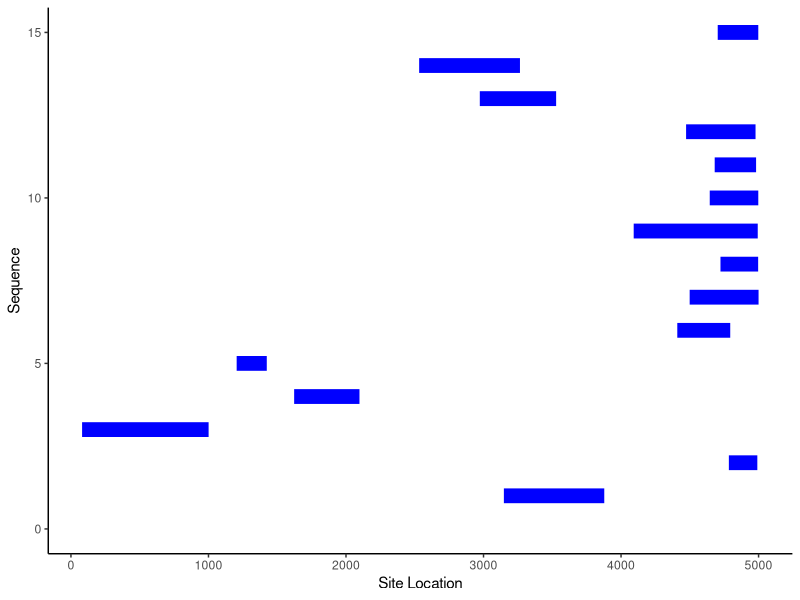
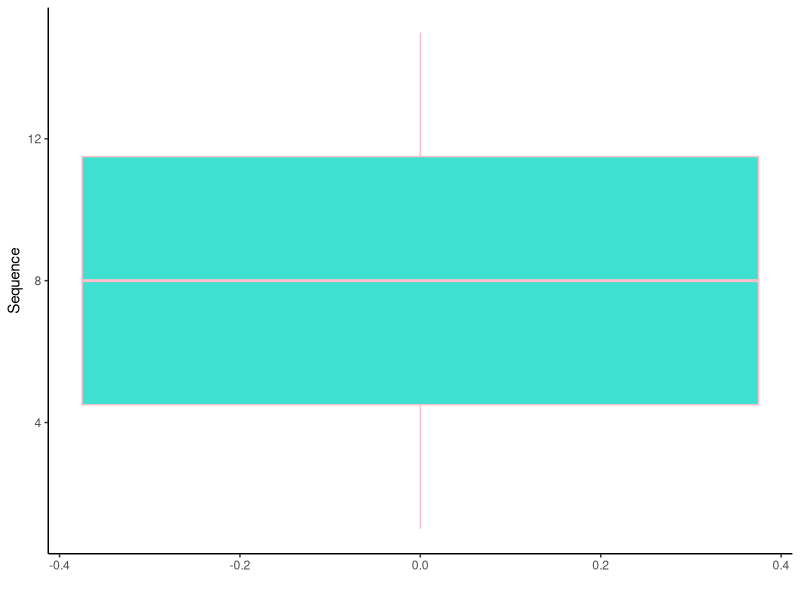
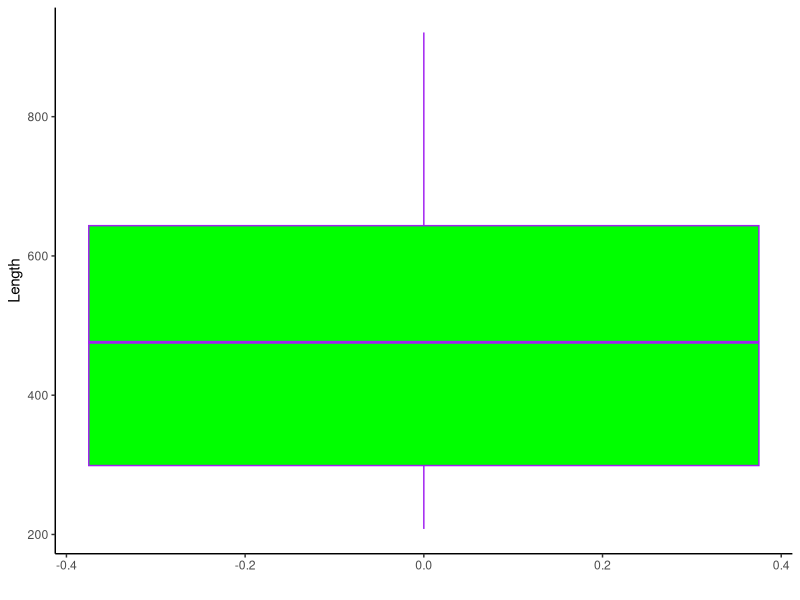
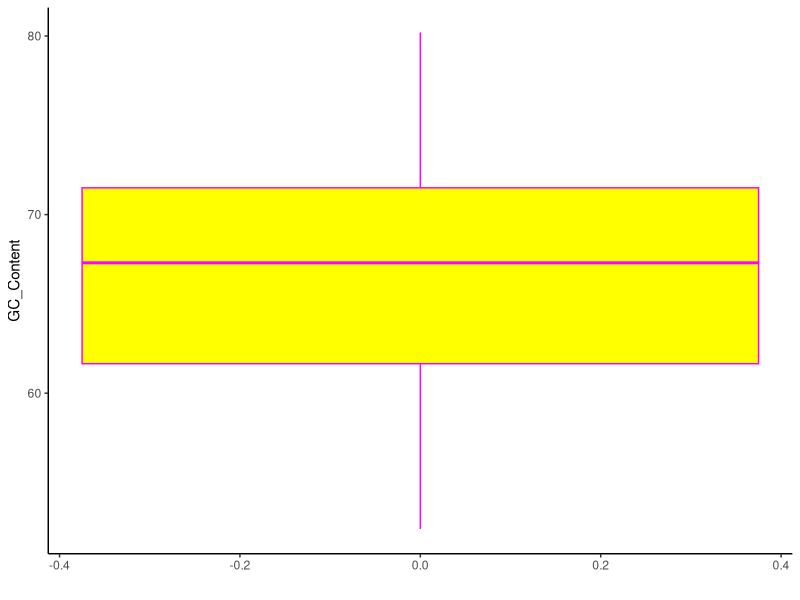

Source code (R) for these figures, in order:
# this is code for you
library(ggplot2)
library(dplyr)
# check working directory!
# read in your data set as a csv
# this is an example data set you need to create your own spread sheet from the 
# student data sheet and load that in instead!


dat <- read.csv("student_data_sheet.csv")


head(dat)






# first figure cpg island map 
# this is tricky to figure out so here is the bare bones code go ahead and modify it make it look nice for your data
# this 'maps' the location for each sequence


# first identify data
ggplot(data = dat)+
  
  # next we want to make a segment from the start to the end with the 
  #sequence number being the y axis
  geom_segment(aes(x = start_site, y = Sequence, xend = end_site, yend = Sequence), color = "blue", linewidth=5)+
  # just make a nice theme 
  

  theme_classic()+
  # change x axis label
  xlab("Site Location")+
  ylim(0,15) 


# you should add axis labels change colors etc
# save plot and add to word document with caption and 
# bullet point take away


# Create box and whisker plot for GC content and length 
# try to figure this out on your own and refer to powerpoint
# hint use geom_boxplot()
# leave x blank and make y = to your variable of choice
# modify graphs to make them look nice
# paste into word document




ggplot(data = dat, aes( y = Sequence)) + 
   geom_boxplot( color = "pink",weight = 5, fill = "turquoise")+
  theme_classic()+
  xlab("") + ylab("Sequence")






# length box plot


ggplot(data = dat, aes( y = length)) + 
  geom_boxplot( color = "purple",weight = 5, fill = "green")+
  theme_classic()+
  xlab("") + ylab("Length")










# GC content box plot



ggplot(data = dat, aes( y = GC_content)) + 
  geom_boxplot( color = "magenta", fill = "yellow")+
  theme_classic()+
  xlab("") + ylab("GC_Content")







# calculate summary statistics for 
# gc content and length
# find the mean median min max did you learn a function to return all of this information?
# put this into a table add to word doc 
# make the table in microsoft word or excel




class(dat$length)
class(dat$start_site)
class(dat$Sequence)
class(dat$GC_content)




#preview of data  - column names 


head(dat)
str(dat)

head(dat)
#summarize numeric data easily 
summary(dat$length)

summary(dat$GC_content)
#save data as csv
